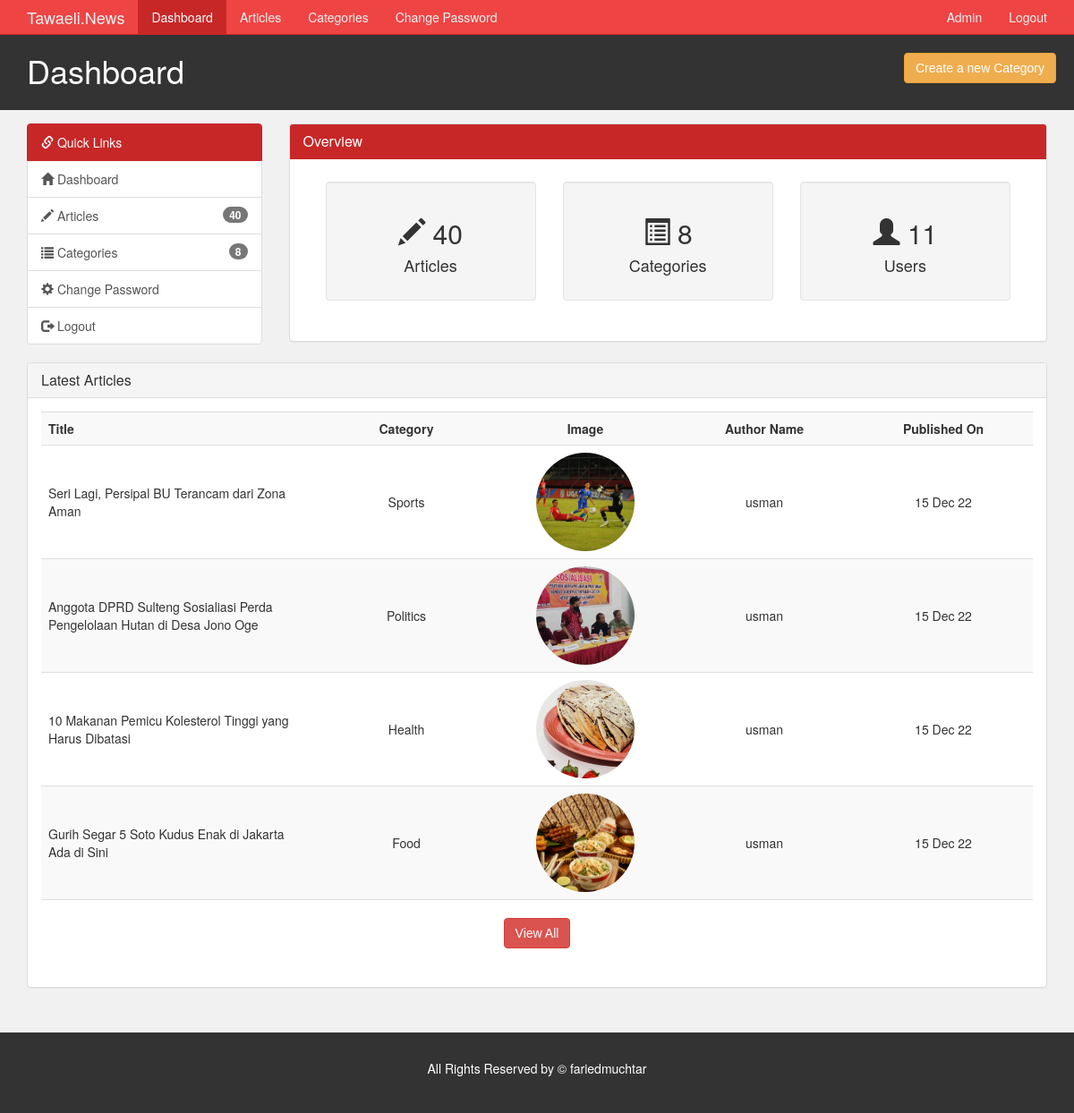
The page /admin/index.php (signed in) on the database its author committed.
### tables this page shows
CREATE TABLE `article` (
  `article_id` int(11) NOT NULL,
  `category_id` int(11) NOT NULL,
  `author_id` int(11) NOT NULL,
  `article_title` varchar(250) NOT NULL,
  `article_image` varchar(200) NOT NULL,
  `article_description` text NOT NULL,
  `article_date` date NOT NULL,
  `article_trend` tinyint(4) NOT NULL,
  `article_active` tinyint(4) NOT NULL
);

CREATE TABLE `category` (
  `category_id` int(11) NOT NULL,
  `category_name` varchar(45) NOT NULL,
  `category_color` varchar(35) NOT NULL,
  `category_image` varchar(250) NOT NULL,
  `category_description` varchar(350) NOT NULL
);

CREATE TABLE `author` (
  `author_id` int(11) NOT NULL,
  `author_name` varchar(35) NOT NULL,
  `author_password` varchar(100) NOT NULL,
  `author_email` varchar(45) NOT NULL
);

### admin/index.php (the view, shortened to what this page needs)
<?php
  require('./includes/nav.inc.php');
?>
<section id="main">
  <div class="container">
    <div class="row">
      <?php
        $user_sql =  "SELECT COUNT(user_id)
                        AS no_of_users
                        FROM user";
        $user_result = mysqli_query($con,$user_sql);
        $user_data = mysqli_fetch_assoc($user_result);
        $no_of_users = $user_data['no_of_users'];
        require('./includes/quick-links.inc.php');
      ?>
      <div class="col-md-9">
        <div class="panel panel-default">
          <div class="panel-heading main-color-bg">
            <h3 class="panel-title">Overview</h3>
          </div>
          <div class="panel-body" style="padding: 2.5rem;">
            <div class="col-md-4">
              <div class="well dash-box">
                <h2>
                  <span class="glyphicon glyphicon-pencil"></span>
                  <?php echo $no_of_articles;?>
                </h2>
                <h4>Articles</h4>
              </div>
            </div>
            <div class="col-md-4">
              <div class="well dash-box">
                <h2>
                  <span class="glyphicon glyphicon-list-alt" aria-hidden="true"></span>
                  <?php echo $no_of_categories;?>
                </h2>
                <h4>Categories</h4>
              </div>
            </div>
            <div class="col-md-4">
              <div class="well dash-box">
                <h2>
                  <span class="glyphicon glyphicon-user"></span>
                  <?php echo $no_of_users;?>
                </h2>
                <h4>Users</h4>
              </div>
            </div>
          </div>
        </div>
      </div>
    </div>
    <div class="row">
      <?php
        $sql = "SELECT article.article_title,
                article.article_date,
                article.article_image,
                category.category_name,
                author.author_name
                FROM article, category, author
                WHERE article.category_id = category.category_id
                AND article.author_id  = author.author_id
                ORDER BY article_date DESC
                LIMIT 4";
        $result = mysqli_query($con,$sql);
        $row = mysqli_num_rows($result);
      ?>
      <div class="col-md-12">
        <div class="panel panel-default">
          <div class="panel-heading">
            <h4 class="panel-title">Latest Articles</h4>
          </div>
          <div class="panel-body">
            <table class="table table-striped article-list table-hover">
              <tr>
                <th>Title</th>
                <th>Category</th>
                <th>Image</th>
                <th>Author Name</th>
                <th>Published On</th>
              </tr>
              <?php
                if($row > 0) {
                  while($data = mysqli_fetch_assoc($result)) {
                    $category_name = $data['category_name'];
                    $author_name = $data['author_name'];
                    $article_title = $data['article_title'];
                    $article_image = $data['article_image'];
                    $article_date = $data['article_date'];
                    $article_date = date("d M y",strtotime($article_date));
                    echo '
                      <tr>
                        <td>
                          '.$article_title.'
                        </td>
                        <td>
                          '.$category_name.'
                        </td>
                        <td>
                          <img src="../assets/images/articles/'.$article_image.'" />
                        </td>
                        <td>
                          '.$author_name.'
                        </td>
                        <td>
                          '.$article_date.'
                        </td>
                      </tr>
                    ';
                  }
                  echo '
                    <tr>
                      <td colspan="5" align="center" style="padding-top: 2rem;">
                        <a href="./articles.php" class="btn btn-danger ">View All</a>
                      </td>
                    </tr>
                  ';
                }
              ?>
            </table>
          </div>
        </div>
      </div>
    </div>
  </div>
</section>
<?php
  require('./includes/footer.inc.php')
?>

### assets/css/partials/4-component.css (style rules this page uses)
.container { width: 100%; padding-right: 15px; padding-left: 15px; margin-right: auto; margin-left: auto; }
.btn { display: inline-block; border: none; background: var(--dark-color); color: #fff; text-decoration: none; font-family: var(--ff-nunito); padding: 0.5rem 0.75rem; border-radius: var(--border-radius); transition: all 200ms ease-in-out; }

### assets/css/admin/style.css (style rules this page uses)
body { background: var(--light-color); }
.main-color-bg { background-color: var(--primary-color) !important; border-color: var(--primary-color) !important; color: #ffffff !important; }
.dash-box { text-align: center; }
.article-list td img { border-radius: 50%; object-fit: cover; height: 11rem; text-align: left; width: 11rem; }
.article-list td:not(:first-child), .article-list th:not(:first-child) { text-align: center; }
.article-list th, .article-list td { min-width: 200px; vertical-align: middle !important; }
#main { min-height: 57.2vh; }

### assets/css/partials/1-variables.css (style rules this page uses)
:root { --primary-color: #c72727; --secondary-color: #f99500; --light-color: #f1f1f1; --dark-color: #50514f; --black-color: #333333; --tag-trend-color: #fa163f; --tag-yellow-color: #ffbe0b; --tag-purple-color: #8338ec; --tag-blue-color: #3a86ff; --tag-green-color: #00ff73; --tag-orange-color: #ef4339; --tag-pink-color: #ff0a54; --tag-brown-color: #663f3f; --hover-color: #ee4444; --active-color: #b90615; --ts-vs: 0.56rem; --ts-sml: 0.8rem; --ts-md: 1.1rem; --ts-lg: 1.25rem; --hs-vs: 1.3rem; --hs-sml: 2rem; --hs-md: 2.5rem; --hs-lg: 3rem; --ff-monts: "Montserrat", sans-serif; --ff-nunito: "Nunito Sans", sans-serif; --ff-noto: "Noto Serif", serif; --ff-robo: "Roboto", sans-serif; --border-radius: 5px; }

### rows shown on the page
article: article_title "Seri Lagi, Persipal BU Terancam dari Zona Aman", category.category_name "Sports", article_image (picture), author.author_name "usman", article_date "15 Dec 22"
article: article_title "Anggota DPRD Sulteng Sosialiasi Perda Pengelolaan Hutan di Desa Jono Oge", category.category_name "Politics", article_image (picture), author.author_name "usman", article_date "15 Dec 22"
article: article_title "10 Makanan Pemicu Kolesterol Tinggi yang Harus Dibatasi", category.category_name "Health", article_image (picture), author.author_name "usman", article_date "15 Dec 22"
article: article_title "Gurih Segar 5 Soto Kudus Enak di Jakarta Ada di Sini", category.category_name "Food", article_image (picture), author.author_name "usman", article_date "15 Dec 22"

### other values the page prints
$admin_name "Admin"
$page_title "Dashboard"
$no_of_articles "40"
$no_of_categories "8"
$no_of_users "11"
